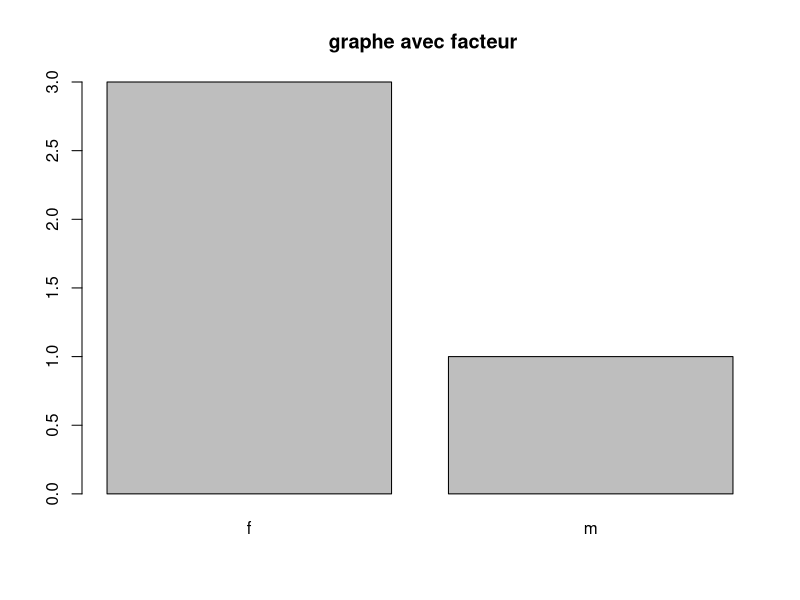
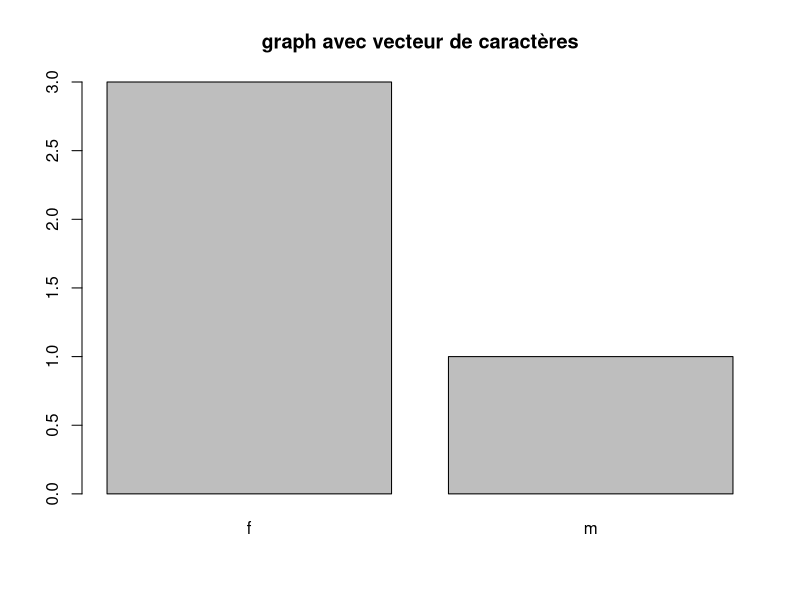
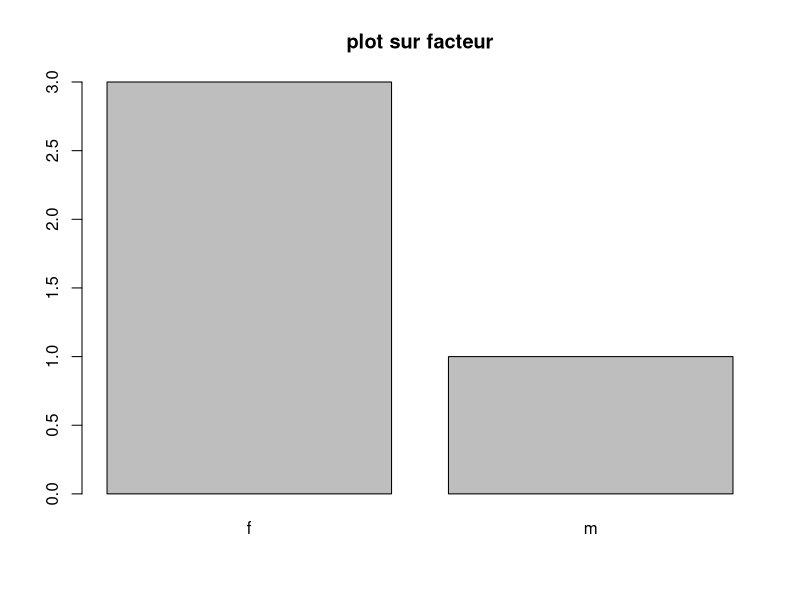

R code for these plots, in order: (Note: this script raises an error after producing the figures.)
## -------------            Script R Cours 1 - 2018     -- ----------------------	
# R studio , voir page 7 du cours

# Ecritures de script R abordées avec Rcommander: fonctions, arguments, variables, affectation
# Utilisation  de l'aide

# ----------------------------------------------------------------------------------------
# ------  OBJETS R	: vecteurs , matrices, facteurs , listes, dataframe  ---
# ------  FONCTIONS : usage de quelques fonctions predefinies
# -----------------------------------------------------------------------------------------

# Cours 1:  vecteurs, matrices, facteurs,  mécanisme de sélection

# -------------         I Objets R :    VECTEURS             ---------------------------------

# objet le plus élémentaire sous R, calcul vectoriel

# ------------- 		 CREATION , affectation  .   fonctions c seq rep
# affectation. affichage
var=4# sans affichage
var    # affichage
(var=1)  # avec affichage
c("a","z")   # combine, construction d'un vecteur
#? c      # aide sur la fonction
x=c( "a","b","c","z")
x
# ou 
x2<-c( "x","y","z");x2
y=c(1,3,5)	

x;x2;y

length(x)	; mode(x)  # vecteurs de 4 caractères
length(y); mode(y)    # vecteurs de 3 numériques

b=c(TRUE,TRUE,FALSE)
length(b)	; mode(b)  # vecteurs de 3 booléens (ou logique)

c("a",1) # avec conversion des numériques en caractères
mode(c("a",1))

attributes(x)
# pas d'autres attributs que le mode et la longueur

z=3:5
z
length(z)
y
c(y,z)  # combine y et z

seq(1,6,by=0.5)  # seq: sequence, suite	
seq(1,6, length=3)
rep("a",5)	 # rep : repeter
?rep
x
rep(x,4) 	  # 2ème argument : times, non nommé ici
rep(x,each=4)

# ------------    	OPERATIONS VECTORIELLES : terme à terme
# opérations sur les vecteurs: de numériques, de booléens ou de caractères

# -- opérations sur vecteurs de numériques
y
z
y+z	 # somme usuelle de 2 n-uplets de réels,
2*y    # produit usuel par un scalaire
#  opérations classiques sur des n-uplets de réels, vues en math.
#  et aussi :
y*z	 # multiplication de 2 vecteurs !!  :terme à terme  
#        idem pour exposant , terme à terme
z;y	; z^y  
log(y)  # pour chaque terme du vecteur
y>z
y==z  # opérations booleennes;  ==  pour l'égalité 

# mécanisme du recyclage
c(1,2,3,4,5,6)
c(1,2)  
c(1,2,3,4,5,6)+c(1,2)  	
y
y+1    # somme d'un vecteur et d'un nombre: non licite en math
y>2    
y==3  # égalité
y!=3  # difference

# -- opérations sur booléens
b1=c(TRUE,TRUE,FALSE)
b2=c(TRUE,FALSE,FALSE)
b1&b2  # opérateur logique 'et' terme à terme
b1|b2  # opérateur logique 'ou' terme à terme


# -- opérations sur vecteurs de caractères
# concaténation
c1="bon";c2=c("jour")

c1;c2
c(c1,c2)
paste("bon","jour")
paste(c1,c2)
paste(c1,c2,sep="")
# concatenation, terme à terme
d1=c("bon","he");d2=c("jour","llo")
paste(d1,d2,sep="")

# avec recyclage
paste("a",1:4)      # conversion des numériques en caractères 
paste("a",1:4,sep="_")   


# -----------     SELECTION d'élements d'un vecteur
#  ---- sélection avec un indice, un vecteur d'indices
x
x[1]		
x[c(2,3)]	
x[c(1,1,1,2)]

x[1:3]
# Exemple de notes d'éleves 
note=c(12,8,10,12)
prenom=c("alain","bernard","claire","denis")
age=c(5,10,12,15)
note[3]     # selection avec indice
prenom[1:3]    # sélection avec un vecteur d'indices

#   ----  sélection avec un nom ou un vecteur de noms
# la fonction names 
#     *permet de nommer les elements d'un vecteur (!)
#     *ou donne les noms des éléments du vecteur

names(note)
names(note)=c("bleu","blanc","rouge","noir")
note
names(note)
note["blanc"]  # selection avec le nom
note[c("blanc","noir")]  # selection avec un vecteur de noms

#  ---- sélection avec un vecteur de booléens
age>5
prenom[age>5]
note>10
note[note>10]
prenom[note>10]
appreciation=c("B","B","B","I")
# un étudiant est admis si sa note>10 et si il a bonne appréciation

(note>10) & (appreciation=="B")
admis=(note>10) & (appreciation=="B")
admis  # vecteur de booleens qui indique si les étudiants sont admis
prenom[admis]
note[appreciation=="B"]

prenom[-4]
x[-c(1,2)]

prenom 

# ---------     Quelques FONCTIONS prédefinies sur les vecteurs
y
sum(y)
prod(y)
mean(y)
max(y)
var(y)  # avec diviseur (n-1)
sd(y)   # ecart type
range(y)   # intervalle min max

which.max(y)  
?which.max
which.min(note)
prenom[which.min(note)]

admis
sum(admis)   # conversion des booléens TRUE=1 et FALSE=0
sum(admis)/length(admis)   # fréquence des admis



# ------------     I Objets R :           MATRICES           --------------------------
#  tableau à 2 dimensions
A=matrix(c(4,2,3,4,5,2,1,6,3,1,5,3),nrow=3,ncol=4) # matrice de 3 lignes et 4 colonnes
A
attributes(A)  # attribut dimension
dim(A)  # nombre de lignes et nombre de colonnes
length(A);mode(A)  # 12 termes numériques
 
# accés avec indice de ligne et indice de colonne. Commencent à 1
A[2,4]     # terme de ligne 2 et colonne 4

# avec possibilité de sélection multiple 		
A[3,]	 	    # termes de ligne 3, toutes colonnes
A[,2]	      # termes de toutes lignes, colonne 2

A[c(2,3),c(2,3)]  # termes de lignes 2 et 3 et colonnes 2 et 3
A[1:2,]
A[1:2,4]
sum(A)	

M=A[c(2,3),c(2,3)];M
M%*%M
t(M)
det(M)
solve(M)
M%*%solve(M); round(M%*%solve(M))
eigen(M)



# ----------         I Objets R :          FACTEURS           ----------------------------
# pour representer les variables qualitatives
?factor
sexe=factor(c("m","f","f","f")); length(sexe);  sexe
sex=factor(c(1,2,2,2),labels=c("homme","femme"))
length(sex);  sex    # affichage des étiquettes
mode(sexe);mode(sex)
class(sexe);class(sex)
attributes(sexe)
levels(sexe);levels(sex) # ordre alphabétque, ordre des codages numériques
? levels
nlevels(sexe)

is.numeric(sexe); is.numeric(sex)
is.factor(sexe); is.factor(sex)  # permet de distinguer les variables QT et QL


# variable ordinale
? ordered
niveau=ordered(c("AB","B","AB","AB","B","AB"),levels=c("AB","B","TB"))
niveau
is.factor(niveau)
table(niveau)
table(sexe) # ordre alphabétque des modalités
table(sex)   # ordre des codages numériques

factor(niveau)  # garde seulement les modalités présentes dans le vecteur des données
levels(factor(niveau))

# vecteurs de caractères et facteurs
sx=c("m","f","f","f");mode(sx)
is.factor(sx);is.character(sx)
levels(sx)
barplot(table(sexe),main=" graphe avec facteur")
barplot(table(sx), main="graph avec vecteur de caractères")
plot(sexe, main="plot sur facteur")
plot(sx) # plot sur vecteur de caractères ne donne rien


# conversion
x=c(1,2,2,1,2,2);x
is.factor(x)
facx=as.factor(x)  #ou  fac=factor(x)	
is.factor(facx)	
levels(facx)
levels(facx)=c("h","f")			
levels(facx)
mode(facx)
is.numeric(facx)
is.factor(facx)
